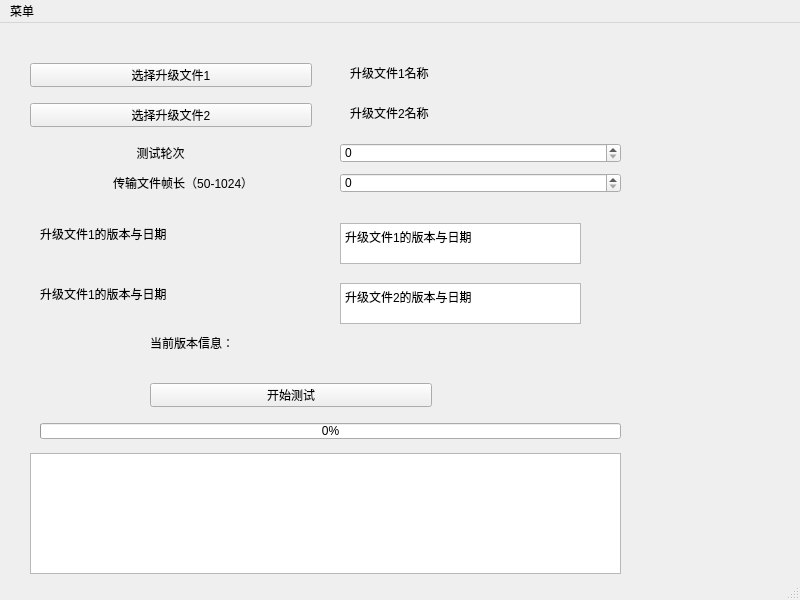
<?xml version="1.0" encoding="UTF-8"?>
<ui version="4.0">
 <class>MainWindow</class>
 <widget class="QMainWindow" name="MainWindow">
  <property name="geometry">
   <rect>
    <x>0</x>
    <y>0</y>
    <width>800</width>
    <height>600</height>
   </rect>
  </property>
  <property name="windowTitle">
   <string>MainWindow</string>
  </property>
  <widget class="QWidget" name="centralwidget">
   <widget class="QPushButton" name="pushButton_ile1">
    <property name="geometry">
     <rect>
      <x>30</x>
      <y>40</y>
      <width>282</width>
      <height>24</height>
     </rect>
    </property>
    <property name="text">
     <string>选择升级文件1</string>
    </property>
   </widget>
   <widget class="QPushButton" name="pushButton_feil2">
    <property name="geometry">
     <rect>
      <x>30</x>
      <y>80</y>
      <width>282</width>
      <height>24</height>
     </rect>
    </property>
    <property name="text">
     <string>选择升级文件2</string>
    </property>
   </widget>
   <widget class="QLabel" name="label_2">
    <property name="geometry">
     <rect>
      <x>350</x>
      <y>40</y>
      <width>351</width>
      <height>20</height>
     </rect>
    </property>
    <property name="text">
     <string>升级文件1名称</string>
    </property>
   </widget>
   <widget class="QLabel" name="label">
    <property name="geometry">
     <rect>
      <x>30</x>
      <y>120</y>
      <width>282</width>
      <height>20</height>
     </rect>
    </property>
    <property name="text">
     <string>                                测试轮次</string>
    </property>
   </widget>
   <widget class="QSpinBox" name="spinBox">
    <property name="geometry">
     <rect>
      <x>340</x>
      <y>120</y>
      <width>281</width>
      <height>20</height>
     </rect>
    </property>
   </widget>
   <widget class="QPushButton" name="pushButtonupgrade">
    <property name="geometry">
     <rect>
      <x>150</x>
      <y>360</y>
      <width>282</width>
      <height>24</height>
     </rect>
    </property>
    <property name="text">
     <string>开始测试</string>
    </property>
   </widget>
   <widget class="QLabel" name="label_3">
    <property name="geometry">
     <rect>
      <x>350</x>
      <y>80</y>
      <width>351</width>
      <height>20</height>
     </rect>
    </property>
    <property name="text">
     <string>升级文件2名称</string>
    </property>
   </widget>
   <widget class="QLabel" name="label_4">
    <property name="geometry">
     <rect>
      <x>30</x>
      <y>150</y>
      <width>282</width>
      <height>20</height>
     </rect>
    </property>
    <property name="text">
     <string>                         传输文件帧长（50-1024）</string>
    </property>
   </widget>
   <widget class="QSpinBox" name="spinBox_2">
    <property name="geometry">
     <rect>
      <x>340</x>
      <y>150</y>
      <width>281</width>
      <height>20</height>
     </rect>
    </property>
   </widget>
   <widget class="QLabel" name="label_5">
    <property name="geometry">
     <rect>
      <x>40</x>
      <y>200</y>
      <width>251</width>
      <height>21</height>
     </rect>
    </property>
    <property name="text">
     <string>升级文件1的版本与日期</string>
    </property>
   </widget>
   <widget class="QLabel" name="label_6">
    <property name="geometry">
     <rect>
      <x>40</x>
      <y>260</y>
      <width>251</width>
      <height>21</height>
     </rect>
    </property>
    <property name="text">
     <string>升级文件1的版本与日期</string>
    </property>
   </widget>
   <widget class="QPlainTextEdit" name="plainTextEdit">
    <property name="geometry">
     <rect>
      <x>340</x>
      <y>260</y>
      <width>241</width>
      <height>41</height>
     </rect>
    </property>
    <property name="plainText">
     <string>升级文件2的版本与日期</string>
    </property>
   </widget>
   <widget class="QPlainTextEdit" name="plainTextEdit_2">
    <property name="geometry">
     <rect>
      <x>340</x>
      <y>200</y>
      <width>241</width>
      <height>41</height>
     </rect>
    </property>
    <property name="plainText">
     <string>升级文件1的版本与日期</string>
    </property>
   </widget>
   <widget class="QPlainTextEdit" name="plainTextEdit_3">
    <property name="geometry">
     <rect>
      <x>30</x>
      <y>430</y>
      <width>591</width>
      <height>121</height>
     </rect>
    </property>
   </widget>
   <widget class="QLabel" name="label_7">
    <property name="geometry">
     <rect>
      <x>150</x>
      <y>310</y>
      <width>281</width>
      <height>20</height>
     </rect>
    </property>
    <property name="text">
     <string>当前版本信息：</string>
    </property>
   </widget>
   <widget class="QProgressBar" name="progressBar">
    <property name="geometry">
     <rect>
      <x>40</x>
      <y>400</y>
      <width>581</width>
      <height>16</height>
     </rect>
    </property>
    <property name="value">
     <number>0</number>
    </property>
   </widget>
   <zorder>pushButton_ile1</zorder>
   <zorder>pushButton_feil2</zorder>
   <zorder>label</zorder>
   <zorder>spinBox</zorder>
   <zorder>pushButtonupgrade</zorder>
   <zorder>label_3</zorder>
   <zorder>label_2</zorder>
   <zorder>label_4</zorder>
   <zorder>spinBox_2</zorder>
   <zorder>label_5</zorder>
   <zorder>label_6</zorder>
   <zorder>plainTextEdit</zorder>
   <zorder>plainTextEdit_2</zorder>
   <zorder>plainTextEdit_3</zorder>
   <zorder>label_7</zorder>
   <zorder>progressBar</zorder>
  </widget>
  <widget class="QMenuBar" name="menubar">
   <property name="geometry">
    <rect>
     <x>0</x>
     <y>0</y>
     <width>800</width>
     <height>22</height>
    </rect>
   </property>
   <widget class="QMenu" name="menu">
    <property name="title">
     <string>菜单</string>
    </property>
    <addaction name="actionNULL1"/>
   </widget>
   <addaction name="menu"/>
  </widget>
  <widget class="QStatusBar" name="statusbar"/>
  <action name="actionNULL1">
   <property name="text">
    <string>打开串口</string>
   </property>
  </action>
 </widget>
 <resources/>
 <connections/>
</ui>
